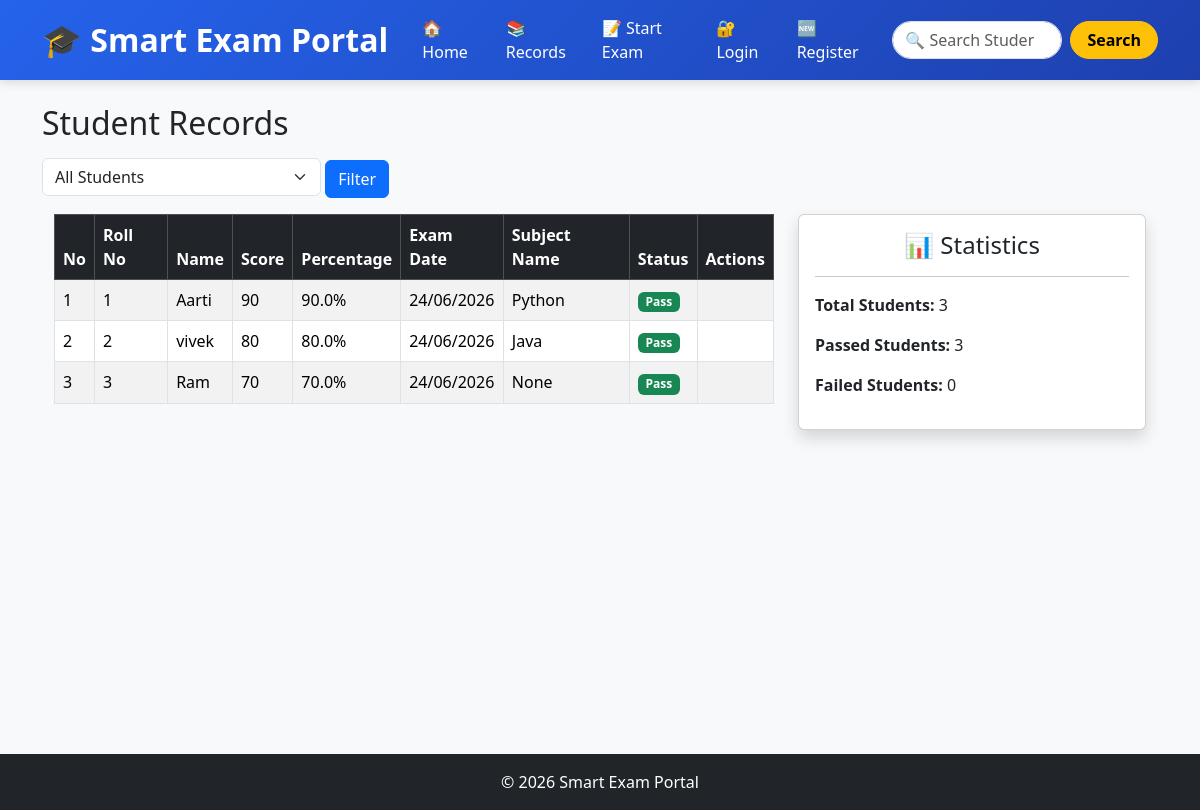
Page /records on the committed database.
### tables this page shows
CREATE TABLE students (
    id INTEGER PRIMARY KEY AUTOINCREMENT,
    roll_number INTEGER,
    subject_name TEXT,
    student_name TEXT,
    score INTEGER,
    percentage REAL,
    exam_date TEXT
, subject_id INTEGER);

CREATE TABLE subjects (
        id INTEGER PRIMARY KEY AUTOINCREMENT,
        name TEXT NOT NULL UNIQUE
    );

### smart_exam_portal/app.py (the view, shortened to what this page needs)
@app.route("/records")
def records():
    status = request.args.get("status", "")
    conn = get_db()
    if status == "pass":
     students = conn.execute("""
      SELECT
        students.roll_number,
        students.student_name,
        students.score,
        students.percentage,
        students.exam_date,
        subjects.name AS subject_name
    FROM students
    LEFT JOIN subjects
        ON students.subject_id = subjects.id
    WHERE students.percentage >= 40
    """).fetchall()
    else:
        students = conn.execute("""
SELECT
    students.roll_number,
    students.student_name,
    students.score,
    students.percentage,
    students.exam_date,
    subjects.name AS subject_name
FROM students
LEFT JOIN subjects
ON students.subject_id = subjects.id
""").fetchall()
    conn.close()
    return render_template(
        "records.html",
        students=students
    )

### smart_exam_portal/database.py (called while the page is built)
def get_db():
    conn = sqlite3.connect("myproject.db")
    conn.row_factory = sqlite3.Row
    return conn

### smart_exam_portal/templates/records.html (shortened to what this page needs)
{% extends "base.html" %}
{% block content %}
<h2 class="mb-3">Student Records</h2>
<form method="GET" action="{{ url_for('records') }}" class="mb-3">
    <select name="status" class="form-select w-25 d-inline">
        <option value=""
    >
    All Students
</option>
    </select>
    <button type="submit" class="btn btn-primary">
        Filter
    </button>
</form>
<div class="container">
    <div class="row">
        <div class="col-md-8">
            <table class="table table-striped table-hover table-bordered">
                <thead class="table-dark">
                    <tr>
                        <th>No</th>
                        <th>Roll No</th>
                        <th>Name</th>
                        <th>Score</th>
                        <th>Percentage</th>
                        <th>Exam Date</th>
                        <th>Subject Name</th>
                        <th>Status</th>
                        <th>Actions</th>
                    </tr>
                </thead>
                <tbody>
                    {% for student in students %}
                    <tr>
                        <td>{{ loop.index }}</td>
                        <td>{{ student.roll_number }}</td>
                        <td>{{ student.student_name }}</td>
                        <td>{{ student.score }}</td>
                        <td>{{ student.percentage }}%</td>
                        <td>{{ student.exam_date }}</td>
                        <td>{{ student.subject_name }}</td>
                        <td>
                           {% if student.percentage >= 40 %}
                          <span class="badge bg-success">Pass</span>
                {% else %}
                          <span class="badge bg-danger">Fail</span>
                {% endif %}
                        </td>
<td>
                    {% endfor %}
                </tbody>
            </table>
        </div>
        <div class="col-md-4">
            <div class="card shadow">
                <div class="card-body">
                    <h4 class="text-center">📊 Statistics</h4>
                    <hr>
                    <p>
                        <strong>Total Students:</strong>
                        {{ students|length }}
                    </p>
                    <p>
                        <strong>Passed Students:</strong>
                        {{ students|selectattr('percentage', 'ge', 40)|list|length }}
                    </p>
                    <p>
                        <strong>Failed Students:</strong>
                        {{ students|selectattr('percentage', 'lt', 40)|list|length }}
                    </p>
                </div>
            </div>
        </div>
    </div>
</div>
{% endblock %}

### smart_exam_portal/templates/base.html (shortened to what this page needs)
<!DOCTYPE html>
<html lang="en">
<head>
    <link href="https://cdn.jsdelivr.net/npm/bootstrap@5.3.3/dist/css/bootstrap.min.css" rel="stylesheet">
</head>
<body>
<nav class="navbar navbar-expand-lg navbar-dark">
    <div class="container">
        <a class="navbar-brand" href="{{ url_for('home') }}">
            🎓 Smart Exam Portal
        </a>
        <div class="collapse navbar-collapse justify-content-end"
             id="navbarContent">
            <ul class="navbar-nav align-items-center">
                <li class="nav-item">
                    <a class="nav-link"
                       href="{{ url_for('home') }}">
                        🏠 Home
                    </a>
                </li>
                <li class="nav-item">
                    <a class="nav-link"
                       href="{{ url_for('records') }}">
                        📚 Records
                    </a>
                </li>
                <li class="nav-item">
                    <a class="nav-link"
                       href="{{ url_for('Exam') }}">
                        📝 Start Exam
                    </a>
                </li>
                 {% if session.get('username') %}
<li class="nav-item me-2">
    <span class="badge bg-warning text-dark fs-6 p-2">
        👤 {{ session['username'] }}
    </span>
</li>
<li class="nav-item">
    <a class="nav-link"
       href="{{ url_for('logout') }}">
        🚪 Logout
    </a>
</li>
{% else %}
<li class="nav-item">
    <a class="nav-link"
       href="{{ url_for('login') }}">
        🔐 Login
    </a>
</li>
<li class="nav-item">
    <a class="nav-link"
       href="{{ url_for('register') }}">
        🆕 Register
    </a>
</li>
{% endif %}
            </ul>
            <form class="d-flex ms-lg-3 mt-2 mt-lg-0 position-relative"
                  action="{{ url_for('search') }}"
                  method="GET">
                <input
                    id="searchInput"
                    class="form-control me-2 rounded-pill search-input"
                    type="search"
                    placeholder="🔍 Search Student"
                    name="q"
                    autocomplete="off">
                <button
                    class="btn btn-warning fw-bold rounded-pill px-3 search-btn"
                    type="submit">
                    Search
                </button>
            </form>
        </div>
    </div>
</nav>
<div class="container mt-4 main-content">
    {% block content %}
    {% endblock %}
</div>
<footer class="bg-dark text-white text-center p-3">
    © 2026 Smart Exam Portal
</footer>
</body>
</html>

### smart_exam_portal/templates/base.html (style rules this page uses)
body { background-color:#f8f9fa; }
.navbar { background: linear-gradient(135deg, #2563eb, #1e40af); padding: 8px 0; box-shadow: 0 2px 10px rgba(0,0,0,0.15); }
.navbar-brand { font-size: 32px; font-weight: 700; }
.nav-link { color:white !important; font-weight:500; margin-left:10px; transition: all 0.3s ease; }
.search-input { width:170px; height:38px; }
.search-btn { transition: all 0.3s ease; }
.main-content { min-height:75vh; }
footer { margin-top:50px; }

### rows in the picture
students: roll_number "1", student_name "Aarti", score "90", percentage "90.0", exam_date "24/06/2026", subject_name "Python", shows "Pass"
students: roll_number "2", student_name "vivek", score "80", percentage "80.0", exam_date "24/06/2026", subject_name "Java", shows "Pass"
students: roll_number "3", student_name "Ram", score "70", percentage "70.0", exam_date "24/06/2026", subject_name "None", shows "Pass"

### other values in the picture
{{ students|length }} "3"
{{ students|selectattr('percentage', 'ge', 40)|list|length }} "3"
{{ students|selectattr('percentage', 'lt', 40)|list|length }} "0"
